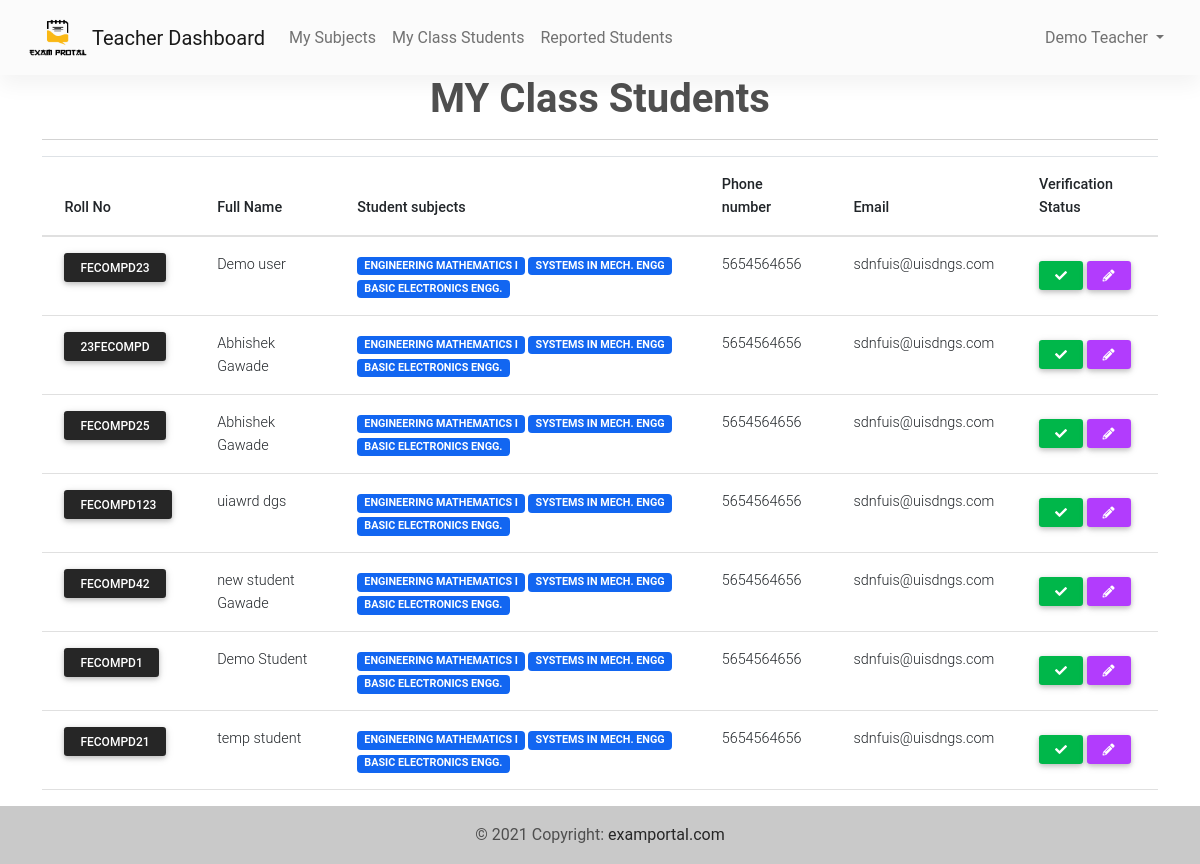
The app's page /teachers/my-students/ (signed in) with its own data.
### students/models.py (models this page shows, shortened)
class User(AbstractUser):
    is_student = models.BooleanField(default=False)
    is_teacher = models.BooleanField(default=False)
    is_hod = models.BooleanField(default=False)

class Student(models.Model):
    user = models.OneToOneField(User, on_delete=models.CASCADE, primary_key=True)
    student_subjects = models.ManyToManyField(Subject,related_name='student_subjects')
    college_rollno =models.CharField(max_length=10,unique=True,help_text = "Only <b>Number </b>",error_messages={
                'unique':"This rollno has already been registered."})
    phone_number=models.CharField(max_length=20)
    verify=models.BooleanField(default=False)

class Subject(models.Model):
    hod=models.ForeignKey(User,on_delete=models.CASCADE,default=False,null=True)
    subject_name=models.CharField(max_length=300,unique=True,help_text = "Enter Subject Name <b>Do Not Duplicate </b>",)
    subject_code=models.CharField(max_length=10,unique=True,help_text = "Enter Subject Code <b>Given by SPPU</b>",)
    teachers=models.ManyToManyField(User,related_name='subject_teachers',
                            help_text = "Use <b>control + arrow</b> click to select multiple teachers",
                            verbose_name='Select Teachers Want To Include')
    created =models.DateTimeField(auto_now_add=True)
    updated=models.DateTimeField(auto_now=True)

### teachers/views.py (the view)
    def wrapper_func(request,*args, **kwargs):
        if request.user.is_authenticated:
            if (request.user.is_teacher) or request.user.is_hod:
            	if request.user.is_hod:
            		return view_func(request,*args, **kwargs)
            	else:
            		if get_object_or_404(Teacher, user = request.user).verify:
            			return view_func(request,*args, **kwargs)
            		else:
                		messages.error(request, f"Your account is not verified please contact the HOD for same")
                		return redirect("login")
            else:
            	messages.success(request, f"Your authorized to access this page. Would you like to login to a different account?")
            	return redirect("login")
        else:
         	return redirect("login")

### teachers/views.py (called while the page is built)
def allow_to_teacher_hod(view_func):
    def wrapper_func(request,*args, **kwargs):
        if request.user.is_authenticated:
            if (request.user.is_teacher) or request.user.is_hod:
            	if request.user.is_hod:
            		return view_func(request,*args, **kwargs)
            	else:
            		if get_object_or_404(Teacher, user = request.user).verify:
            			return view_func(request,*args, **kwargs)
            		else:
                		messages.error(request, f"Your account is not verified please contact the HOD for same")
                		return redirect("login")
            else:
            	messages.success(request, f"Your authorized to access this page. Would you like to login to a different account?")
            	return redirect("login")
        else:
         	return redirect("login")
    return wrapper_func

@allow_to_teacher_hod
@login_required
def show_all_student(request):
	if request.user.is_teacher :
		current_teacher=Teacher.objects.get(user=request.user)
		my_students=Student.objects.filter(college_rollno__icontains=current_teacher.class_teacher_roll)
	elif request.user.is_hod:
		current_teacher=Teacher.objects.get(user=request.user)
		my_students=Student.objects.all()
	return render(request, "teachers/my_students.html", {
    			'my_students':my_students})

### templates/teachers/my_students.html
{% extends 'teachers/teachers_base.html' %}
{% load static %}
{% block content %}
<h2 class="h1 fw-bold text-center">
      {% if user.is_hod %}
          All Collage Students
      {% elif user.is_teacher %}
          MY Class Students
      {% endif %}
</h2>
<hr>
 <div class="table-responsive">
    <table class="table">
      <thead>
        <tr>
          <th scope="col">Roll No</th>
          <th scope="col">Full Name</th>
          <th scope="col">Student subjects</th>
          <th scope="col">Phone number</th>
          <th scope="col">Email</th>
          <th scope="col">Verification Status</th>
        </tr>
      </thead>
      <tbody>
            {% for student in  my_students%}
                    <tr>
                          <th scope="row">
                            <a href="{% url 'student_all_test_detail' student.pk %}">
                              <button type="button" class="btn btn-dark btn-sm">{{student.college_rollno}}</button>
                            </a>
                          </th>
                          <td>{{student.user.get_full_name}}</td>
                          <td>
                            {% for subject in  student.student_subjects.all %}
                            <span class="badge bg-primary">{{subject.subject_name}}</span>
                            {% endfor %}
                          </td>
                          <td>{{student.phone_number}}</td>
                          <td>{{student.user.email}}</td>
                          <td>
                            {% if student.verify %}
                            <a href="{% url 'verify_student' student.pk %}">
                              <button type="button" class="btn btn-success btn-sm px-3 mt-2" data-mdb-toggle="tooltip" title="Verified Student">
                                <i class="fas fa-check"></i>
                              </button></a>
                            {% else %}
                              <a href="{% url 'verify_student' student.pk %}">
                                   <button type="button" class="btn btn-danger btn-sm px-3  mt-2" data-mdb-toggle="tooltip" title="Click Here To verify this student">
                                    <i class="fas fa-times"></i>
                                  </button>
                              </a>
                            {% endif %}
                            <a href="{% url 'student_update' student.pk %}">
                             <button type="button" class="btn btn-secondary btn-sm px-3 mt-2">
                              <i class="fas fa-pencil-alt"></i>
                            </button></a>
                          </td>
                    </tr>
            {% endfor %}
      </tbody>
    </table>
</div>
{% endblock content %}

### templates/teachers/teachers_navi.html (shortened to what this page needs)
{% load static %}
<nav class="navbar navbar-expand-lg navbar-light bg-light">
  <div class="container-fluid">
    <a class="navbar-brand" href="{% url 'main_page' %}">
      <img src="{% static 'logo.png' %}" width="60" height="40" class="d-inline-block align-top" alt="">
      {% if user.is_hod %}
          HOD
      {% elif user.is_teacher %}
          Teacher
      {% endif %}
      Dashboard</a>
    <div class="collapse navbar-collapse" id="navbarText">
      <ul class="navbar-nav me-auto mb-2 mb-lg-0">
        {% if user.is_hod %}
                <li class="nav-item">
          <a class="nav-link " aria-current="page" href="{% url 'all_subject' %}">All Subjects</a>
        </li>
          <li class="nav-item">
            <a class="nav-link" href="{% url 'subject_create' %}">Create Subject</a>
          </li>
           <li class="nav-item">
            <a class="nav-link" href="{% url 'all_teacher_details' %}">All Teachers</a>
          </li>
          <li class="nav-item">
            <a class="nav-link" href="{% url 'my_students' %}">All Students</a>
          </li>
        {% elif user.is_teacher %}
                <li class="nav-item">
          <a class="nav-link " aria-current="page" href="{% url 'my_subject' %}">My Subjects</a>
        </li>
          <li class="nav-item">
            <a class="nav-link" href="{% url 'my_students' %}">My Class Students</a>
          </li>
        {% endif %}
                    <li class="nav-item">
            <a class="nav-link" href="{% url 'reported_student_list' %}">Reported Students</a>
          </li>
           {% block navibar %}
        <li class="nav-item">
          <a class="nav-link" href="#"></a>
        </li>
        {% endblock navibar %}
</ul>
      <span class="navbar-text">
        <ul class="navbar-nav me-auto mb-2 mb-lg-0">
            <li class="nav-item dropdown">
              <a class="nav-link dropdown-toggle" href="#" id="navbarDropdown" role="button" data-toggle="dropdown" aria-haspopup="true" aria-expanded="false">
                {{user.get_full_name}}
              </a>
            </li>
      </ul>
      </span>
    </div>
  </div>
</nav>

### records on screen
User: get_full_name "Demo Teacher"
Student: college_rollno "FECOMPD23", user.get_full_name "Demo user", phone_number "5654564656", user.email "sdnfuis@uisdngs.com", verify True (drawn)
Subject: subject_name "ENGINEERING MATHEMATICS I"
Subject: subject_name "SYSTEMS IN MECH. ENGG"
Subject: subject_name "BASIC ELECTRONICS ENGG."
Student: college_rollno "23FECOMPD", user.get_full_name "Abhishek Gawade", phone_number "5654564656", user.email "sdnfuis@uisdngs.com", verify True (drawn)
Student: college_rollno "FECOMPD25", user.get_full_name "Abhishek Gawade", phone_number "5654564656", user.email "sdnfuis@uisdngs.com", verify True (drawn)
Student: college_rollno "FECOMPD123", user.get_full_name "uiawrd dgs", phone_number "5654564656", user.email "sdnfuis@uisdngs.com", verify True (drawn)
Student: college_rollno "FECOMPD42", user.get_full_name "new student Gawade", phone_number "5654564656", user.email "sdnfuis@uisdngs.com", verify True (drawn)
Student: college_rollno "FECOMPD1", user.get_full_name "Demo Student", phone_number "5654564656", user.email "sdnfuis@uisdngs.com", verify True (drawn)
Student: college_rollno "FECOMPD21", user.get_full_name "temp student", phone_number "5654564656", user.email "sdnfuis@uisdngs.com", verify True (drawn)
